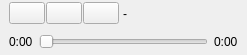
<?xml version="1.0" encoding="UTF-8"?>
<ui version="4.0">
 <class>PlayerWidget</class>
 <widget class="QWidget" name="PlayerWidget">
  <property name="geometry">
   <rect>
    <x>0</x>
    <y>0</y>
    <width>247</width>
    <height>55</height>
   </rect>
  </property>
  <property name="sizePolicy">
   <sizepolicy hsizetype="Minimum" vsizetype="Minimum">
    <horstretch>0</horstretch>
    <verstretch>0</verstretch>
   </sizepolicy>
  </property>
  <property name="minimumSize">
   <size>
    <width>0</width>
    <height>0</height>
   </size>
  </property>
  <property name="windowTitle">
   <string>Form</string>
  </property>
  <layout class="QVBoxLayout" name="verticalLayout">
   <property name="spacing">
    <number>1</number>
   </property>
   <property name="leftMargin">
    <number>0</number>
   </property>
   <property name="topMargin">
    <number>0</number>
   </property>
   <property name="rightMargin">
    <number>0</number>
   </property>
   <property name="bottomMargin">
    <number>0</number>
   </property>
   <item>
    <widget class="QWidget" name="playWidget" native="true">
     <property name="sizePolicy">
      <sizepolicy hsizetype="Expanding" vsizetype="Minimum">
       <horstretch>0</horstretch>
       <verstretch>0</verstretch>
      </sizepolicy>
     </property>
     <layout class="QHBoxLayout" name="horizontalLayout">
      <property name="spacing">
       <number>1</number>
      </property>
      <property name="sizeConstraint">
       <enum>QLayout::SetMinimumSize</enum>
      </property>
      <property name="topMargin">
       <number>0</number>
      </property>
      <property name="rightMargin">
       <number>12</number>
      </property>
      <property name="bottomMargin">
       <number>0</number>
      </property>
      <item>
       <widget class="QPushButton" name="playBtn">
        <property name="sizePolicy">
         <sizepolicy hsizetype="Minimum" vsizetype="Fixed">
          <horstretch>0</horstretch>
          <verstretch>0</verstretch>
         </sizepolicy>
        </property>
        <property name="maximumSize">
         <size>
          <width>36</width>
          <height>16777215</height>
         </size>
        </property>
        <property name="toolTip">
         <string>Play Song</string>
        </property>
        <property name="text">
         <string/>
        </property>
        <property name="icon">
         <iconset resource="../resources/icons.qrc">
          <normaloff>:/icons/icon-play</normaloff>:/icons/icon-play</iconset>
        </property>
        <property name="flat">
         <bool>false</bool>
        </property>
       </widget>
      </item>
      <item>
       <widget class="QPushButton" name="pauseBtn">
        <property name="enabled">
         <bool>true</bool>
        </property>
        <property name="sizePolicy">
         <sizepolicy hsizetype="Minimum" vsizetype="Fixed">
          <horstretch>0</horstretch>
          <verstretch>0</verstretch>
         </sizepolicy>
        </property>
        <property name="maximumSize">
         <size>
          <width>36</width>
          <height>16777215</height>
         </size>
        </property>
        <property name="toolTip">
         <string>Pause Song</string>
        </property>
        <property name="text">
         <string/>
        </property>
        <property name="icon">
         <iconset resource="../resources/icons.qrc">
          <normaloff>:/icons/icon-pause</normaloff>:/icons/icon-pause</iconset>
        </property>
        <property name="default">
         <bool>false</bool>
        </property>
        <property name="flat">
         <bool>false</bool>
        </property>
       </widget>
      </item>
      <item>
       <widget class="QPushButton" name="stopBtn">
        <property name="enabled">
         <bool>true</bool>
        </property>
        <property name="sizePolicy">
         <sizepolicy hsizetype="Minimum" vsizetype="Fixed">
          <horstretch>0</horstretch>
          <verstretch>0</verstretch>
         </sizepolicy>
        </property>
        <property name="maximumSize">
         <size>
          <width>36</width>
          <height>16777215</height>
         </size>
        </property>
        <property name="toolTip">
         <string>Stop Song</string>
        </property>
        <property name="text">
         <string/>
        </property>
        <property name="icon">
         <iconset resource="../resources/icons.qrc">
          <normaloff>:/icons/icon-stop</normaloff>:/icons/icon-stop</iconset>
        </property>
        <property name="flat">
         <bool>false</bool>
        </property>
       </widget>
      </item>
      <item>
       <widget class="QLabel" name="songLabel">
        <property name="sizePolicy">
         <sizepolicy hsizetype="Expanding" vsizetype="Minimum">
          <horstretch>0</horstretch>
          <verstretch>0</verstretch>
         </sizepolicy>
        </property>
        <property name="midLineWidth">
         <number>0</number>
        </property>
        <property name="text">
         <string>-</string>
        </property>
        <property name="scaledContents">
         <bool>true</bool>
        </property>
        <property name="margin">
         <number>0</number>
        </property>
        <property name="indent">
         <number>3</number>
        </property>
       </widget>
      </item>
     </layout>
    </widget>
   </item>
   <item>
    <widget class="QWidget" name="widget_2" native="true">
     <property name="sizePolicy">
      <sizepolicy hsizetype="Expanding" vsizetype="Minimum">
       <horstretch>0</horstretch>
       <verstretch>0</verstretch>
      </sizepolicy>
     </property>
     <layout class="QHBoxLayout" name="horizontalLayout_2">
      <property name="sizeConstraint">
       <enum>QLayout::SetMinimumSize</enum>
      </property>
      <property name="topMargin">
       <number>0</number>
      </property>
      <property name="bottomMargin">
       <number>0</number>
      </property>
      <item>
       <widget class="QLabel" name="positionLabel">
        <property name="text">
         <string>0:00</string>
        </property>
       </widget>
      </item>
      <item>
       <widget class="QSlider" name="progressSlider">
        <property name="orientation">
         <enum>Qt::Horizontal</enum>
        </property>
       </widget>
      </item>
      <item>
       <widget class="QLabel" name="durationLabel">
        <property name="text">
         <string>0:00</string>
        </property>
       </widget>
      </item>
     </layout>
    </widget>
   </item>
  </layout>
 </widget>
 <resources>
  <include location="../resources/icons.qrc"/>
 </resources>
 <connections/>
</ui>
